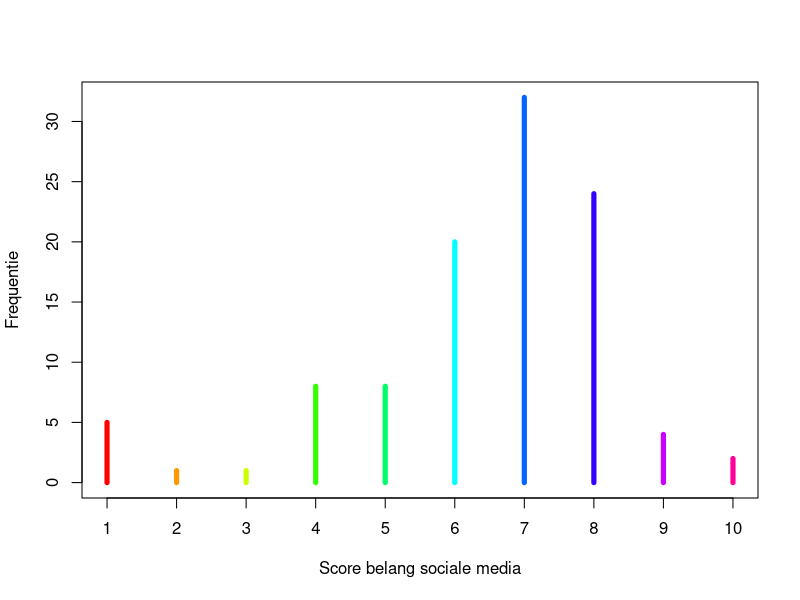

Write R code to recreate this figure.
## ---- chunk 1
# Data set inlezen
library(readr)
Onderzoek_Antwoorden <- read.csv("Social media (Antwoorden) - Formulierreacties 1.csv", 
                                 as.is = c("What.is.your.age.", 
                                           "What.other.social.media.platforms.do.you.use."))
## ---- chunk 2
deelvraag4 <- table(Onderzoek_Antwoorden$How.important.is.social.media.for.you.)
plot(deelvraag4, 
     lwd = 5, 
     xlab = "Score belang sociale media",
     ylab = "Frequentie",
     col = rainbow(10))
